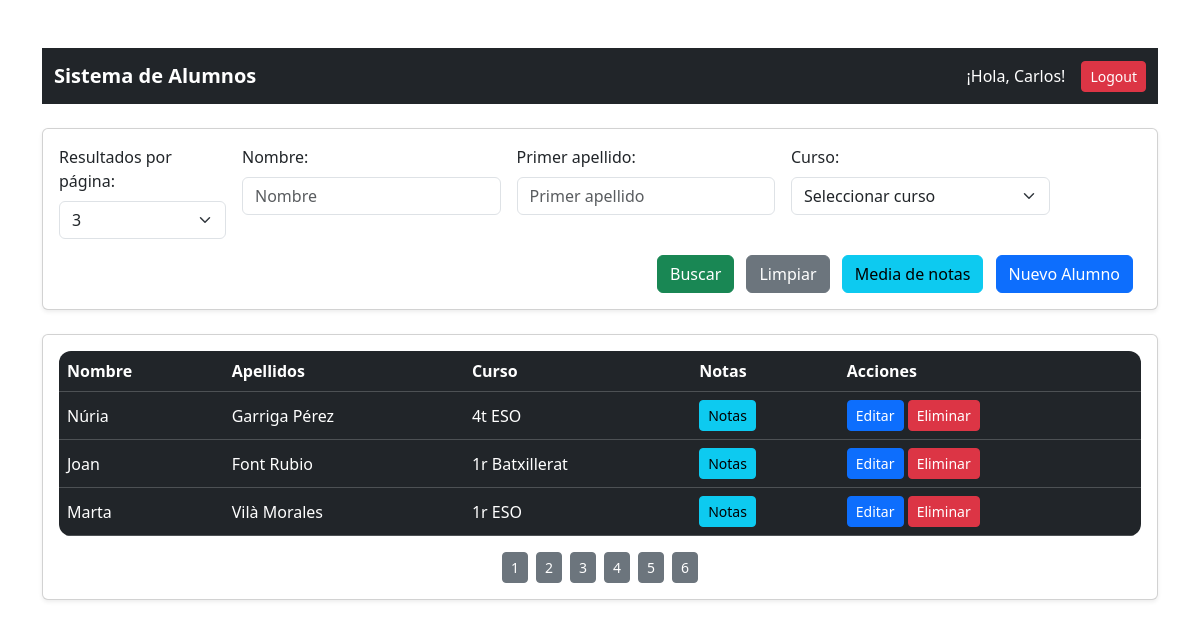
/views/index.php?page=2 (signed in), run on the app's committed database.
### tables this page shows
CREATE TABLE tbl_alumnos(
    id_alumno INT NOT NULL PRIMARY KEY AUTO_INCREMENT,
    dni_alu VARCHAR(9) NULL,
    nom_alu VARCHAR(20) NOT NULL,
    cognom1_alu VARCHAR(20) NOT NULL,
    cognom2_alu VARCHAR(20) NULL,
    telf_alu VARCHAR(9) NOT NULL,
    email_alu VARCHAR(50) NOT NULL,
    id_curso INT NOT NULL
);

CREATE TABLE tbl_cursos (
    id_curso INT NOT NULL PRIMARY KEY AUTO_INCREMENT,
    codi_curso VARCHAR(5) NOT NULL,
    nom_curso VARCHAR(25) NULL,
    id_profe INT NOT NULL
);

### views/index.php (the view, shortened to what this page needs)
<?php
include './procesos/conexion.php';
?>
<!DOCTYPE html>
<html lang="es">
<head>
    <link rel="stylesheet" href="./style.css">
    <link href="https://cdn.jsdelivr.net/npm/bootstrap@5.3.3/dist/css/bootstrap.min.css" rel="stylesheet">
</head>
<body>
    <div class="container my-5">
        <nav class="navbar navbar-expand-lg navbar-dark bg-dark mb-4">
            <div class="container-fluid">
                <a class="navbar-brand" href="./">Sistema de Alumnos</a>
                <div class="d-flex align-items-center">
                    <span class="navbar-text text-white me-3">¡Hola, <?php echo htmlspecialchars($_SESSION['nom_prof']); ?>!</span>
                    <a href="./procesos/logout.php" class="btn btn-danger btn-sm">Logout</a>
                </div>
            </div>
        </nav>
        <div class="card shadow-sm mb-4">
            <div class="card-body">
                <form action="" method="get" class="row g-3">
                    <div class="col-md-2">
                        <label for="num_resultados" class="form-label">Resultados por página:</label>
                        <select name="num_resultados" id="num_resultados" class="form-select">
                            <option value="3" <?php echo isset($_GET['num_resultados']) && $_GET['num_resultados'] == 3 ? "selected" : ""; ?>>3</option>
                        </select>
                    </div>
                    <div class="col-md-3">
                        <label for="nom_alu" class="form-label">Nombre:</label>
                        <input type="text" name="nom_alu" id="nom_alu" class="form-control" value="<?php echo isset($_GET['nom_alu']) ? htmlspecialchars($_GET['nom_alu']) : ''; ?>" placeholder="Nombre">
                    </div>
                    <div class="col-md-3">
                        <label for="cognom1_alu" class="form-label">Primer apellido:</label>
                        <input type="text" name="cognom1_alu" id="cognom1_alu" class="form-control" value="<?php echo isset($_GET['cognom1_alu']) ? htmlspecialchars($_GET['cognom1_alu']) : ''; ?>" placeholder="Primer apellido">
                    </div>
                    <div class="col-md-3">
                        <label for="curso" class="form-label">Curso:</label>
                        <select name="curso" id="curso" class="form-select">
                            <option value="">Seleccionar curso</option>
                        </select>
                    </div>
                    <div class="col-md-12 text-end">
                        <button type="submit" class="btn btn-success me-2">Buscar</button>
                        <a href="./index.php" class="btn btn-secondary me-2">Limpiar</a>
                        <a href="./media" class="btn btn-info me-2">Media de notas</a>
                        <a href="./crear_alumno.php" class="btn btn-primary me-2">Nuevo Alumno</a>
                    </div>
                </form>
            </div>
        </div>
        <div class="card shadow-sm">
            <div class="card-body">
                <table class="table table-dark table-hover">
                    <thead>
                        <tr>
                            <th scope="col">Nombre</th>
                            <th scope="col">Apellidos</th>
                            <th scope="col">Curso</th>
                            <th scope="col">Notas</th>
                            <th scope="col">Acciones</th>
                        </tr>
                    </thead>
                    <tbody>
                        <?php
                        $num_resultados = isset($_GET['num_resultados']) ? $_GET['num_resultados'] : 3;
                        $sql = "SELECT COUNT(*) as total_alumnos
                                FROM tbl_alumnos a
                                INNER JOIN tbl_cursos c ON a.id_curso = c.id_curso
                                WHERE 1=1";
                        $result = mysqli_query($conn, $sql);
                        if ($result && $row = mysqli_fetch_assoc($result)) {
                            $num_total_rows = $row['total_alumnos'];
                            if ($num_total_rows > 0) {
                                $page = isset($_GET['page']) && is_numeric($_GET['page']) ? (int)$_GET['page'] : 1;
                                $page = max(1, $page);
                                $start = ($page - 1) * $num_resultados;
                                $total_pages = ceil($num_total_rows / $num_resultados);
                                $sql = "SELECT a.*, c.nom_curso
                                        FROM tbl_alumnos a
                                        INNER JOIN tbl_cursos c ON a.id_curso = c.id_curso
                                        WHERE 1=1 ";
                                $sql .= " ORDER BY a.id_alumno ASC LIMIT $start, $num_resultados";
                                $alumnos = mysqli_query($conn, $sql);
                                foreach ($alumnos as $alumno) {
                        ?>
                                    <tr>
                                        <td><?php echo htmlspecialchars($alumno['nom_alu']); ?></td>
                                        <td><?php echo htmlspecialchars($alumno['cognom1_alu']) . ' ' . htmlspecialchars($alumno['cognom2_alu']); ?></td>
                                        <td><?php echo htmlspecialchars($alumno['nom_curso']); ?></td>
                                        <td>
                                            <form action="./notas/index.php" method="post">
                                                <button type="submit" class="btn btn-info btn-sm">Notas</button>
                                            </form>
                                        </td>
                                        <td>
                                            <form action="./editar.php" method="post" class="d-inline">
                                                <button type="submit" class="btn btn-primary btn-sm">Editar</button>
                                            </form>
                                            <form action="./procesos/eliminar.php" method="post" class="d-inline" onsubmit="confirmarEliminacion(event, '<?php echo htmlspecialchars($alumno['nom_alu']); ?>')">
    <button type="submit" class="btn btn-danger btn-sm">Eliminar</button>
</form>
                                        </td>
                                    </tr>
                        <?php
                                }
                            } else {
                                echo '<tr><td colspan="5" class="text-center">No hay alumnos que mostrar.</td></tr>';
                            }
                        }
                        ?>
                    </tbody>
                </table>
                <div class="d-flex justify-content-center">
                    <?php
                    if ($num_total_rows > 0) {
                        for ($i = 1; $i <= $total_pages; $i++) {
                            echo '<a href="?page=' . $i . '" class="btn btn-secondary btn-sm mx-1">' . $i . '</a>';
                        }
                    }
                    ?>
                </div>
            </div>
        </div>
    </div>
</body>
</html>

### views/style.css (style rules this page uses)
body { font-family: 'Arial', sans-serif; background-color: #f8f9fa; margin: 0; padding: 0; }
.navbar-brand { font-weight: bold; font-size: 1.5rem; }
.table-dark { border-radius: 12px; overflow: hidden; }
.table th, .table td { vertical-align: middle; }

### data on the page
tbl_alumnos: nom_alu "Núria", cognom1_alu "Garriga", cognom2_alu "Pérez", id_curso.nom_curso "4t ESO"
tbl_alumnos: nom_alu "Joan", cognom1_alu "Font", cognom2_alu "Rubio", id_curso.nom_curso "1r Batxillerat"
tbl_alumnos: nom_alu "Marta", cognom1_alu "Vilà", cognom2_alu "Morales", id_curso.nom_curso "1r ESO"

### other printed values
$_SESSION['nom_prof'] "Carlos"
